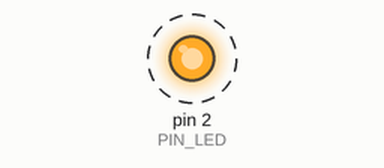
Recording of a sketch running on a simulated Arduino Uno, built with avr-gcc and run on an emulated ATmega328P. Parts: output pins drawn as LEDs (lit = HIGH). Dashed ring = blinking.

Above: at 0.2 s.
Timing chart, 0 to 3.0 s (numbered marks = the images above):
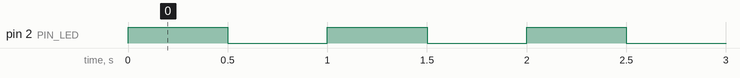

Measured:
- by itself, pin 2 (PIN_LED): alternates HIGH for 0.50 s and LOW for 0.50 s

The sketch:

LED_test.ino
```cpp
#define PIN_LED 2

void setup() {
  pinMode(PIN_LED, OUTPUT);
}

void loop() {
  led_func();
}
```

led_function.ino
```cpp
void led_func(){
  digitalWrite(PIN_LED, HIGH);
  delay(500);
  digitalWrite(PIN_LED, LOW);
  delay(500);
}
```
